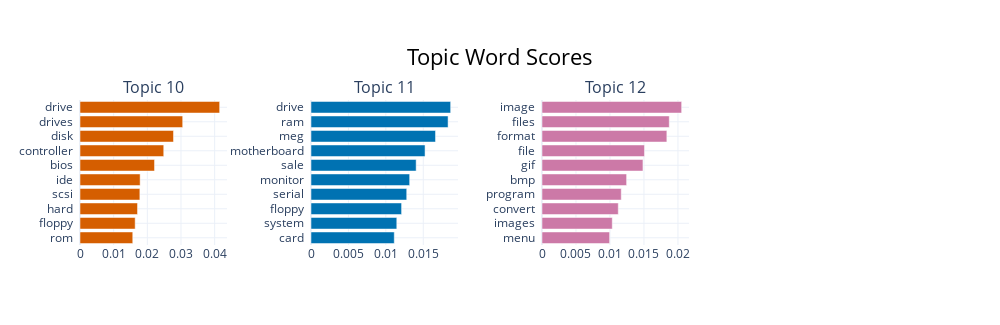

Here is the notebook cell this chart was saved with:
### Code cell
topic_model.visualize_barchart(topics=[10,11,12],n_words=100)

### Figure 1 — Plotly figure (JSON) as saved in the notebook; plotly's stock layout.template omitted (floating-point values rounded to 4 significant figures)
{"data": [{"marker": {"color": "#D55E00"}, "orientation": "h", "type": "bar", "x": [0.01567, 0.01639, 0.01709, 0.01778, 0.01786, 0.02214, 0.02488, 0.02778, 0.03051, 0.04148], "xaxis": "x", "y": ["rom  ", "floppy  ", "hard  ", "scsi  ", "ide  ", "bios  ", "controller  ", "disk  ", "drives  ", "drive  "], "yaxis": "y"}, {"marker": {"color": "#0072B2"}, "orientation": "h", "type": "bar", "x": [0.01113, 0.01146, 0.0121, 0.01279, 0.01318, 0.01405, 0.01524, 0.01664, 0.01832, 0.01866], "xaxis": "x2", "y": ["card  ", "system  ", "floppy  ", "serial  ", "monitor  ", "sale  ", "motherboard  ", "meg  ", "ram  ", "drive  "], "yaxis": "y2"}, {"marker": {"color": "#CC79A7"}, "orientation": "h", "type": "bar", "x": [0.009947, 0.01034, 0.01122, 0.01166, 0.01245, 0.01485, 0.01508, 0.01837, 0.01872, 0.02054], "xaxis": "x3", "y": ["menu  ", "images  ", "convert  ", "program  ", "bmp  ", "gif  ", "file  ", "format  ", "files  ", "image  "], "yaxis": "y3"}], "layout": {"annotations": [{"font": {"size": 16}, "showarrow": false, "text": "Topic 10", "x": 0.0875, "xanchor": "center", "xref": "paper", "y": 1, "yanchor": "bottom", "yref": "paper"}, {"font": {"size": 16}, "showarrow": false, "text": "Topic 11", "x": 0.3625, "xanchor": "center", "xref": "paper", "y": 1, "yanchor": "bottom", "yref": "paper"}, {"font": {"size": 16}, "showarrow": false, "text": "Topic 12", "x": 0.6375, "xanchor": "center", "xref": "paper", "y": 1, "yanchor": "bottom", "yref": "paper"}], "height": 325, "hoverlabel": {"bgcolor": "white", "font": {"family": "Rockwell", "size": 16}}, "showlegend": false, "title": {"font": {"color": "Black", "size": 22}, "text": "Topic Word Scores", "x": 0.5, "xanchor": "center", "yanchor": "top"}, "width": 1000, "xaxis": {"anchor": "y", "autorange": true, "domain": [0, 0.175], "range": [0, 0.04367], "showgrid": true, "type": "linear"}, "xaxis2": {"anchor": "y2", "autorange": true, "domain": [0.275, 0.45], "range": [0, 0.01964], "showgrid": true, "type": "linear"}, "xaxis3": {"anchor": "y3", "autorange": true, "domain": [0.55, 0.725], "range": [0, 0.02162], "showgrid": true, "type": "linear"}, "xaxis4": {"anchor": "y4", "domain": [0.825, 1], "showgrid": true}, "yaxis": {"anchor": "x", "autorange": true, "domain": [0, 1], "range": [-0.5, 9.5], "showgrid": true, "type": "category"}, "yaxis2": {"anchor": "x2", "autorange": true, "domain": [0, 1], "range": [-0.5, 9.5], "showgrid": true, "type": "category"}, "yaxis3": {"anchor": "x3", "autorange": true, "domain": [0, 1], "range": [-0.5, 9.5], "showgrid": true, "type": "category"}, "yaxis4": {"anchor": "x4", "domain": [0, 1], "showgrid": true}}}
